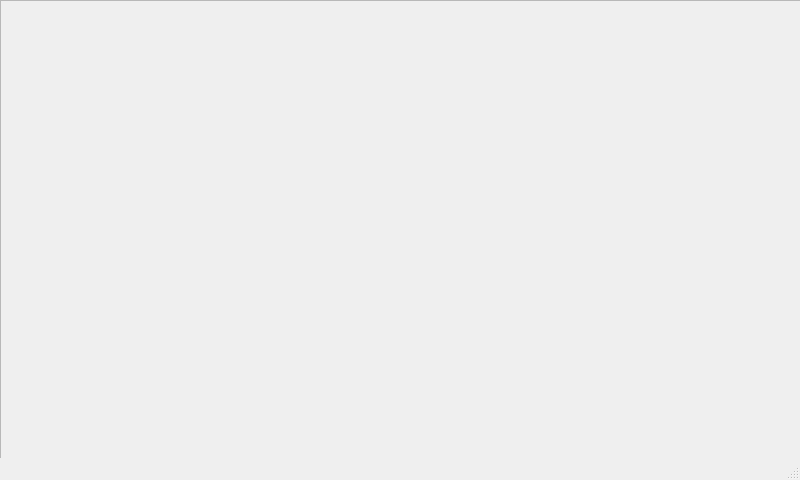
<?xml version="1.0" encoding="UTF-8"?>
<ui version="4.0">
 <class>MainWindow</class>
 <widget class="QMainWindow" name="MainWindow">
  <property name="geometry">
   <rect>
    <x>0</x>
    <y>0</y>
    <width>800</width>
    <height>480</height>
   </rect>
  </property>
  <property name="windowTitle">
   <string>MainWindow</string>
  </property>
  <widget class="QWidget" name="centralwidget">
   <widget class="QFrame" name="frame">
    <property name="geometry">
     <rect>
      <x>0</x>
      <y>0</y>
      <width>801</width>
      <height>461</height>
     </rect>
    </property>
    <property name="frameShape">
     <enum>QFrame::StyledPanel</enum>
    </property>
    <property name="frameShadow">
     <enum>QFrame::Raised</enum>
    </property>
   </widget>
  </widget>
  <widget class="QMenuBar" name="menubar">
   <property name="geometry">
    <rect>
     <x>0</x>
     <y>0</y>
     <width>800</width>
     <height>21</height>
    </rect>
   </property>
  </widget>
  <widget class="QStatusBar" name="statusbar"/>
 </widget>
 <resources/>
 <connections/>
</ui>
